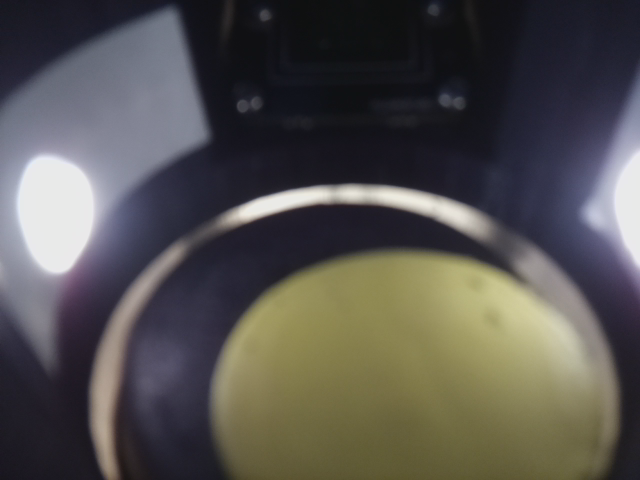
//> input picture OpenCV/Active/tokYellow.png, 640 x 480 px, given in place of the camera
$ ./whereWeAt   (built with g++ and OpenCV 4)
//> lines starting //> are read from the running program, lines starting //| are printed output that depends on the picture; after the words box and inside, x2 and y2 are one past the last pixel; in counts of white or black regions, pixels touching at a corner belong together
#include <iostream>
#include <stdio.h>
//#include "opencv2/features2d.hpp"
#include "opencv2/core/core.hpp"
//#include "opencv2/features2d/features2d.hpp"
#include "opencv2/highgui/highgui.hpp"
//#include "opencv2/calib3d/calib3d.hpp"
//#include "opencv2/xfeatures2d.hpp"
#include "opencv2/imgproc.hpp"

using namespace cv;
using namespace std;


/** @function main */
int main(int argc, char** argv)
{
  VideoCapture cap(1);
  if(!cap.isOpened()) return -1;

  Mat src, src_gray;
  Rect roi;

  char ch;

  roi.x = 195;
  roi.y = 117;
  roi.width = 245;
  roi.height = 240;

  //while (true) {
  /// Read the image
    cap >> src;
//> src is the input picture: 480 rows x 640 cols, CV_8UC3; mean B, G, R 79.5, 82.1, 84.6
    if(src.empty()) return -1;

    Mat img = src(roi);
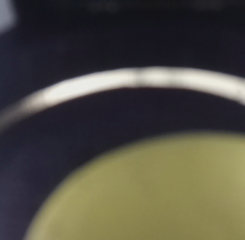
//> img: 240 rows x 245 cols, CV_8UC3; mean B, G, R 67.1, 77, 80.3

    cvtColor(img, img, cv::COLOR_BGR2GRAY);
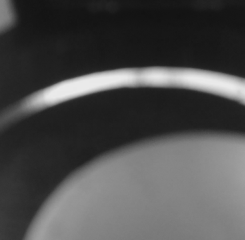
//> img: 240 rows x 245 cols, CV_8UC1; min 18, max 234, mean 76.9

    threshold(img, img, 45, 255, THRESH_BINARY);
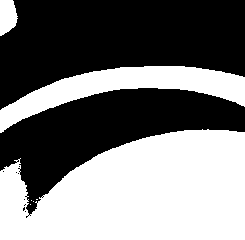
//> img: 240 rows x 245 cols, CV_8UC1; 47.1% white; 7 white regions (4 under 20 px), largest, box (x1, y1, x2, y2) and area: (0, 129, 245, 240) 21346, (0, 66, 245, 133) 5823, (0, 0, 18, 36) 503

    int white = countNonZero(img);
//> white = 27677

   cout << white;
//| 27677

    if (white > 50000)
	cout << "Lost af";
    else if (white < 35000)
	cout << " On Intersection";
    else
	cout << " On Line";

    //int key = cv::waitKey(30) & 255; // key is an integer here
    //if (key == 27) break;
   // }
}
